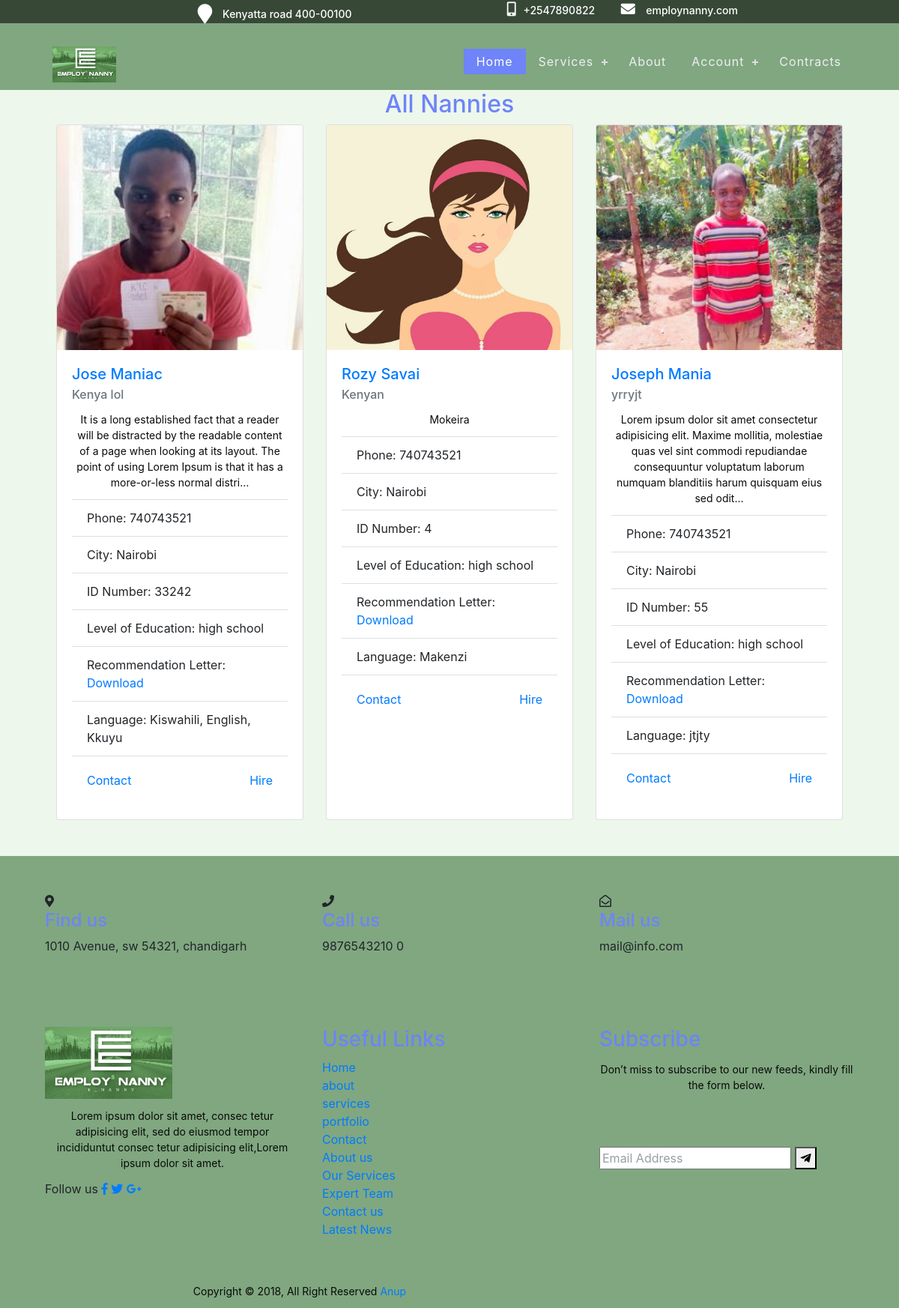
The page /nannies on the database its author committed.
### users/models.py (models this page shows, shortened)
class NannyDetails(models.Model):
    user = models.OneToOneField(User, on_delete=models.CASCADE)
    first_name = models.CharField(max_length=100)
    last_name = models.CharField(max_length=100)
    phone = models.IntegerField(default=0)
    city = models.CharField(max_length=100)
    address = models.CharField(max_length=200)
    id_number = models.IntegerField(default=0)
    level_of_education = models.CharField(
        max_length=100, choices=HIGHEST_LEVEL_EDUCATION)
    recommendation_letter = models.FileField(
        upload_to='recommendations/', null=True)
    nationality = models.CharField(max_length=100)
    availability = models.CharField(
        max_length=100, choices=AVAILABILITY_CHOICES)
    language = models.CharField(max_length=200)
    date_joined = models.DateTimeField(auto_now_add=True)
    years_of_experience = models.IntegerField(default=0)
    description = models.TextField(blank=True)
    image = models.ImageField(default='default.jpg',
                              upload_to='nanny_profile_pics')
    def __str__(self):
        return self.first_name + ' ' + self.last_name

### jobapp/views.py (the view)
# urls.py: path("nannies", views.show_all_nannies, name="nannies"),
def show_all_nannies(request):
    nannies = NannyDetails.objects.all().order_by("-date_joined")
    context = {"nannies": nannies}
    print(context)
    return render(request, "jobapp/nannies_available.html", context)

### jobapp/templates/jobapp/nannies_available.html (shortened to what this page needs)
{% extends 'jobapp/base.html' %}
{% block content %}
<h2 class="text-center">All Nannies</h2>
<div class="container" style="max-width: 90%">
  <div class="row justify-content-center mb-4 px-6">
    {% for nanny in nannies %}
      <div class="col-md-4 mb-4">
        <div class="card h-100">
          <img class="card-img-top img-fluid nanny-image" src="{{ nanny.image.url }}" alt="Profile picture">
          <div class="card-body">
            <h5 class="card-title"><a href="{% url 'nanny_profile' nanny.id %}">{{ nanny.first_name }} {{ nanny.last_name }}</a></h5>
            <h6 class="card-subtitle mb-2 text-muted">{{ nanny.nationality }}</h6>
            <p class="card-text">{{ nanny.description|truncatechars:200 }}</p>
            <ul class="list-group list-group-flush">
              <li class="list-group-item">Phone: {{ nanny.phone }}</li>
              <li class="list-group-item">City: {{ nanny.city }}</li>
              <li class="list-group-item">ID Number: {{ nanny.id_number }}</li>
              <li class="list-group-item">Level of Education: {{ nanny.get_level_of_education_display }}</li>
              <li class="list-group-item">Recommendation Letter: {% if nanny.recommendation_letter %}<a href="{{ nanny.recommendation_letter.url }}">Download</a>{% else %}N/A{% endif %}</li>
              <li class="list-group-item">Language: {{ nanny.language }}</li>
            </ul>
            <div class="card-body d-flex justify-content-between align-items-end">
              <a href="#" class="card-link float-left">Contact</a>
              <a href="#" class="card-link ml-auto">Hire</a>
            </div>
          </div>
        </div>
      </div>
      {% if forloop.counter|divisibleby:3 %}
        </div><div class="row justify-content-center">
      {% endif %}
    {% endfor %}
  </div>
</div>
{% endblock %}

### static/css/registration.css (style rules this page uses)
::placeholder { color: #969fa4; }
p { text-align: center; font-size: 14px; color: #090a09; margin: 12px 0; }

### static/css/header.css (style rules this page uses)
h1, h2, h3, h4, h5, h6 { color: rgb(110, 132, 248); }
a, a:hover, a:focus, a:active { text-decoration: none; outline: none; }
body { background-color: rgb(237, 247, 236); }
ul { margin: 0; padding: 0; list-style: none; }

### static/css/home.css (style rules this page uses)
img { width: 100%; }

### static/css/nannyDetails.css (style rules this page uses)
.container { margin-right: auto; margin-left: auto; max-width: 800px; }
.row { display: flex; flex-wrap: wrap; }

### jobapp/templates/jobapp/nannies_available.html (style rules this page uses)
.nanny-image { height: 300px; object-fit: cover; }

### rows shown on the page
NannyDetails: image (picture), first_name "Jose", last_name "Maniac", nationality "Kenya lol", description "It is a long established fact that a reader will be distracted by the readable content of a page when looking at its layout. The point of using Lorem Ipsum is that it has a more-or-less normal distri…", phone "740743521", city "Nairobi", id_number "33242", level_of_education "high school", language "Kiswahili, English, Kkuyu"
NannyDetails: image (placeholder picture), first_name "Rozy", last_name "Savai", nationality "Kenyan", description "Mokeira", phone "740743521", city "Nairobi", id_number "4", level_of_education "high school", language "Makenzi"
NannyDetails: image (picture), first_name "Joseph", last_name "Mania", nationality "yrryjt", description "Lorem ipsum dolor sit amet consectetur adipisicing elit. Maxime mollitia, molestiae quas vel sint commodi repudiandae consequuntur voluptatum laborum numquam blanditiis harum quisquam eius sed odit…", phone "740743521", city "Nairobi", id_number "55", level_of_education "high school", language "jtjty"
